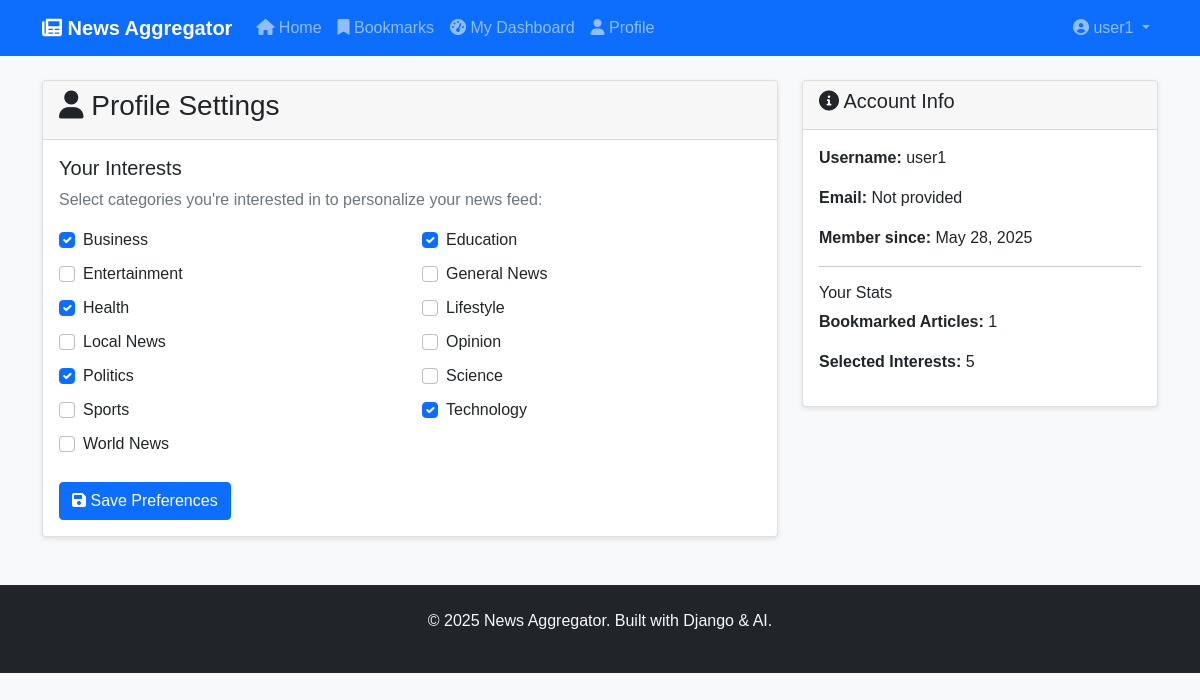
/profile/ (signed in), run on the app's committed database.
### apps/news/models.py (models this page shows, shortened)
class Category(models.Model):
    name = models.CharField(max_length=100, unique=True)
    slug = models.SlugField(unique=True)
    description = models.TextField(blank=True)
    created_at = models.DateTimeField(auto_now_add=True)
    class Meta:
        verbose_name_plural = "Categories"
        ordering = ['name']

### apps/news/views.py (the view, shortened to what this page needs)
# urls.py: path('profile/', views.profile, name='profile'),
@login_required
def profile(request):
    user_interests = UserInterest.objects.filter(user=request.user)
    all_categories = Category.objects.all()
    context = {
        'user_interests': user_interests,
        'all_categories': all_categories,
        'selected_categories': list(
            user_interests.values_list('category_id', flat=True)
        ),
    }
    return render(request, 'profile.html', context)

### templates/profile.html (shortened to what this page needs)
{% extends 'base.html' %}
{% block content %}
<div class="row">
    <div class="col-md-8">
        <div class="card">
            <div class="card-header">
                <h3><i class="fas fa-user"></i> Profile Settings</h3>
            </div>
            <div class="card-body">
                <form method="post">
                    <h5>Your Interests</h5>
                    <p class="text-muted">Select categories you're interested in to personalize your news feed:</p>
                    <div class="row">
                        {% for category in all_categories %}
                        <div class="col-md-6 mb-2">
                            <div class="form-check">
                                <input class="form-check-input" type="checkbox"
                                       name="categories" value="{{ category.id }}"
                                       id="category_{{ category.id }}"
                                       {% if category.id in selected_categories %}checked{% endif %}>
                                <label class="form-check-label" for="category_{{ category.id }}">
                                    {{ category.name }}
                                </label>
                            </div>
                        </div>
                        {% endfor %}
                    </div>
                    <button type="submit" class="btn btn-primary mt-3">
                        <i class="fas fa-save"></i> Save Preferences
                    </button>
                </form>
            </div>
        </div>
    </div>
    <div class="col-md-4">
        <div class="card">
            <div class="card-header">
                <h5><i class="fas fa-info-circle"></i> Account Info</h5>
            </div>
            <div class="card-body">
                <p><strong>Username:</strong> {{ user.username }}</p>
                <p><strong>Email:</strong> {{ user.email|default:"Not provided" }}</p>
                <p><strong>Member since:</strong> {{ user.date_joined|date:"M d, Y" }}</p>
                <hr>
                <h6>Your Stats</h6>
                <p><strong>Bookmarked Articles:</strong> {{ user.bookmarks.count }}</p>
                <p><strong>Selected Interests:</strong> {{ user.interests.count }}</p>
            </div>
        </div>
    </div>
</div>
{% endblock %}

### templates/base.html (shortened to what this page needs)
<!DOCTYPE html>
<html lang="en">
<head>
    <link href="https://cdn.jsdelivr.net/npm/bootstrap@5.1.3/dist/css/bootstrap.min.css" rel="stylesheet">
    <link href="https://cdnjs.cloudflare.com/ajax/libs/font-awesome/6.0.0/css/all.min.css" rel="stylesheet">
    <link href="{% load static %}{% static 'css/style.css' %}" rel="stylesheet">
</head>
<body>
    <nav class="navbar navbar-expand-lg navbar-dark bg-primary">
        <div class="container">
            <a class="navbar-brand" href="{% url 'home' %}">
                <i class="fas fa-newspaper"></i> News Aggregator
            </a>
            <div class="collapse navbar-collapse" id="navbarNav">
                <ul class="navbar-nav me-auto">
                    <li class="nav-item">
                        <a class="nav-link" href="{% url 'home' %}">
                            <i class="fas fa-home"></i> Home
                        </a>
                    </li>
                    {% if user.is_authenticated %}
                    <li class="nav-item">
                        <a class="nav-link" href="{% url 'bookmarks' %}">
                            <i class="fas fa-bookmark"></i> Bookmarks
                        </a>
                    </li>
                    <li class="nav-item">
                        <a class="nav-link" href="{% url 'dashboard' %}">
                            <i class="fas fa-tachometer-alt"></i> My Dashboard
                        </a>
                    </li>
                    <li class="nav-item">
                        <a class="nav-link" href="{% url 'profile' %}">
                            <i class="fas fa-user"></i> Profile
                        </a>
                    </li>
                    {% endif %}
                </ul>
                <ul class="navbar-nav">
                    {% if user.is_authenticated %}
                    <li class="nav-item dropdown">
                        <a class="nav-link dropdown-toggle" href="#" role="button" data-bs-toggle="dropdown">
                            <i class="fas fa-user-circle"></i> {{ user.username }}
                        </a>
                    </li>
                    {% endif %}
                </ul>
            </div>
        </div>
    </nav>
    <main class="container mt-4">
        {% block content %}
        {% endblock %}
    </main>
    <footer class="bg-dark text-light mt-5 py-4">
        <div class="container text-center">
            <p>&copy; 2025 News Aggregator. Built with Django & AI.</p>
        </div>
    </footer>
    <script src="{% load static %}{% static 'js/main.js' %}"></script>
</body>
</html>

### static/css/style.css (style rules this page uses)
body { font-family: Arial, sans-serif; background-color: #f8f9fa; }
.navbar-brand { font-weight: bold; }
.card { box-shadow: 0 2px 5px rgba(0,0,0,0.1); }

### data on the page
Category: categories "☑", name "Business"
Category: categories "☑", name "Education"
Category: name "Entertainment"
Category: name "General News"
Category: categories "☑", name "Health"
Category: name "Lifestyle"
Category: name "Local News"
Category: name "Opinion"
Category: categories "☑", name "Politics"
Category: name "Science"
Category: name "Sports"
Category: categories "☑", name "Technology"
Category: name "World News"

### other printed values
{{ user.username }} "user1"
{{ user.email|default:"Not provided" }} "Not provided"
{{ user.date_joined|date:"M d, Y" }} "May 28, 2025"
{{ user.bookmarks.count }} "1"
{{ user.interests.count }} "5"
